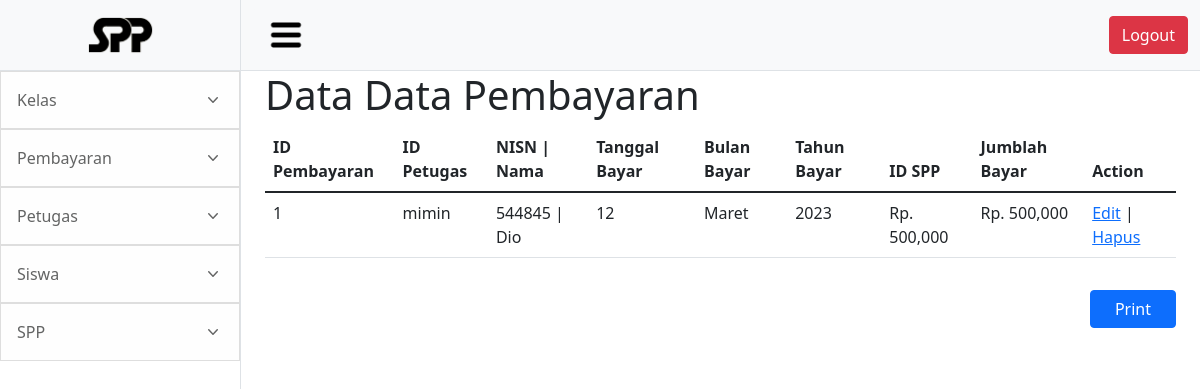
Screenshot of /index/pembayaran/pembayaran.php with the database file from the repository.
### tables this page shows
CREATE TABLE `pembayaran` (
  `id_pembayaran` int(11) NOT NULL,
  `id_petugas` int(11) NOT NULL,
  `nisn` varchar(10) NOT NULL,
  `tgl_bayar` varchar(50) NOT NULL,
  `bulan_bayar` varchar(8) NOT NULL,
  `tahun_dibayar` varchar(4) NOT NULL,
  `id_spp` int(11) NOT NULL,
  `jumblah_bayar` int(11) NOT NULL
);

CREATE TABLE `petugas` (
  `id_petugas` int(11) NOT NULL,
  `username` varchar(25) NOT NULL,
  `password` varchar(32) NOT NULL,
  `nama_petugas` varchar(35) NOT NULL,
  `level` varchar(10) NOT NULL
);

CREATE TABLE `siswa` (
  `nisn` int(10) NOT NULL,
  `nis` int(8) NOT NULL,
  `nama` varchar(35) NOT NULL,
  `id_kelas` int(11) NOT NULL,
  `alamat` text NOT NULL,
  `no_telp` int(13) NOT NULL,
  `id_spp` int(11) NOT NULL
);

CREATE TABLE `spp` (
  `id_spp` int(11) NOT NULL,
  `tahun` int(11) NOT NULL,
  `nominal` int(11) NOT NULL
);

### index/pembayaran/api/GetData.php (the view, shortened to what this page needs)
<?php
include 'koneksi.php';
$sql ="SELECT * FROM pembayaran as a LEFT JOIN siswa as b ON a.nisn = b.nisn LEFT JOIN spp as c ON a.id_spp = c.id_spp LEFT JOIN petugas as
d ON a.id_petugas = d.id_petugas  ";
$query = mysqli_query($kon, $sql);
echo '<table class="table">
    <thead>
    <tr>
    <th scope="col">ID Pembayaran</th>
    <th scope="col">ID Petugas</th>
    <th scope="col">NISN | Nama</th>
    <th scope="col">Tanggal Bayar</th>
    <th scope="col">Bulan Bayar</th>
    <th scope="col">Tahun Bayar</th>
    <th scope="col">ID SPP</th>
    <th scope="col">Jumblah Bayar</th>
    <th scope="col">Action</th>
    </tr>
</thead>
<tbody>';
while ($row = mysqli_fetch_array($query))
{
    $nominal =$row['nominal'] ;
    $jmb_bayar =$row['jumblah_bayar'];
	echo '
        <tr>
			<td>'.$row['id_pembayaran'].'</td>
			<td>'.$row['nama_petugas'].'</td>
			<td>'.$row['nisn'].' | '.$row['nama'].'</td>
			<td>'.$row['tgl_bayar'].'</td>
			<td>'.$row['bulan_bayar'].'</td>
			<td>'.$row['tahun_dibayar'].'</td>
			<td>Rp. '.number_format($nominal).'</td>
			<td>Rp. '.number_format($jmb_bayar).'</td>
            <td>
            <a href="EditPembayaran.php?id='.$row['id_pembayaran'].'">Edit</a> |
            <a onclick="return confirm(\'Apakah Anda Yakin Menghapus Data ini?\')" href="api/HapusData.php?id='.$row['id_pembayaran'].'" >Hapus</a>
            </td>
		</tr>';
}
echo '
	</tbody>
</table>';
?>

### rows the page displays
pembayaran: id_pembayaran "1", id_petugas.nama_petugas "mimin", siswa.nisn "544845", siswa.nama "Dio", tgl_bayar "12", bulan_bayar "Maret", tahun_dibayar "2023", id_spp.nominal "500,000", jumblah_bayar "500,000"
